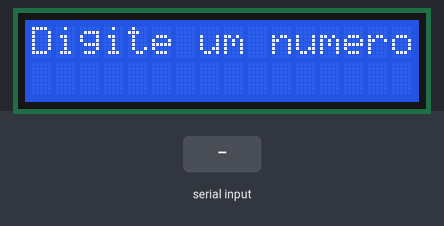
This sketch was run on a simulated Arduino Uno, built with avr-gcc and run on an emulated ATmega328P. Shown: 16×2 character LCD. The inputs (shaded band) are chosen by the test bench. What the sketch prints to the serial monitor is not drawn.

Above: at 1.2 s.
1.3 s: "90,45\n" received over Serial
At 1.31 s:
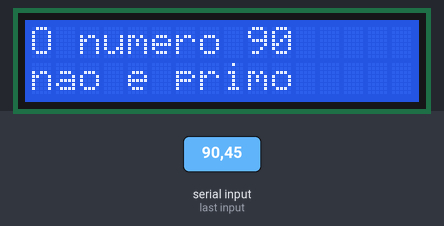
3.8 s: "30,150\n" received over Serial
At 4.83 s:
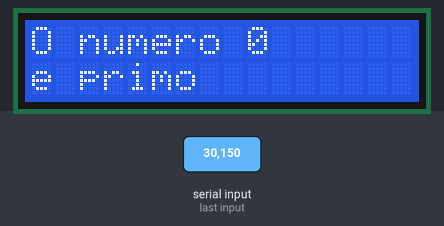
Timing chart, 0 to 6.8 s (numbered marks = the images above; inputs shaded):
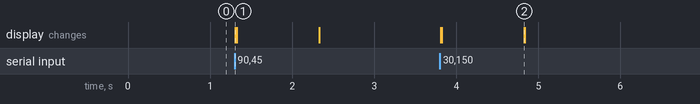

Measured:
- after the input at 1.3 s, the display: changes at once (image 1)
- after the input at 3.8 s, the display: first changes at once (image 2 shows a later state)

The sketch:

Ex5.ino
```cpp
#include <LiquidCrystal.h>

LiquidCrystal lcd(12, 11, 5, 4, 3, 2);

void setup() {
  lcd.begin(16, 2);
  Serial.begin(9600);
}

void loop() {
  lcd.clear();
  lcd.setCursor(0, 0);
  lcd.print("Digite um numero:");

  while(!Serial.available());
  int num = Serial.parseInt();

  bool primo = true;
  for(int i=2; i<num; i++) {
    if(num % i == 0) {
      primo = false;
      break;
    }
  }

  lcd.clear();
  lcd.setCursor(0, 0);
  lcd.print("O numero ");
  lcd.print(num);
  lcd.setCursor(0, 1);
  if(primo) {
    lcd.print("e primo");
  } else {
    lcd.print("nao e primo");
  }

  Serial.print("O numero ");
  Serial.print(num);
  if(primo) {
    Serial.println(" e primo");
  } else {
    Serial.println(" nao e primo");
  }
}
```
